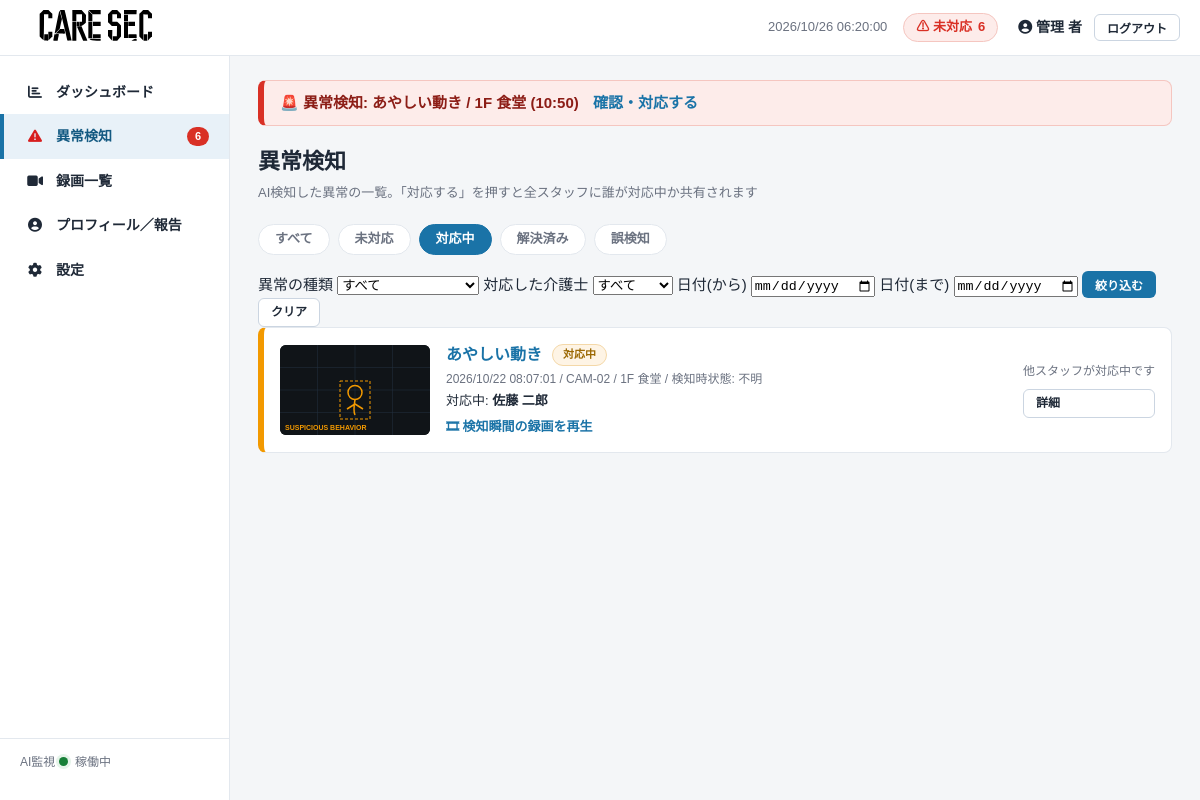
The page /alerts/?status=responding (signed in) on the database as committed earlier.
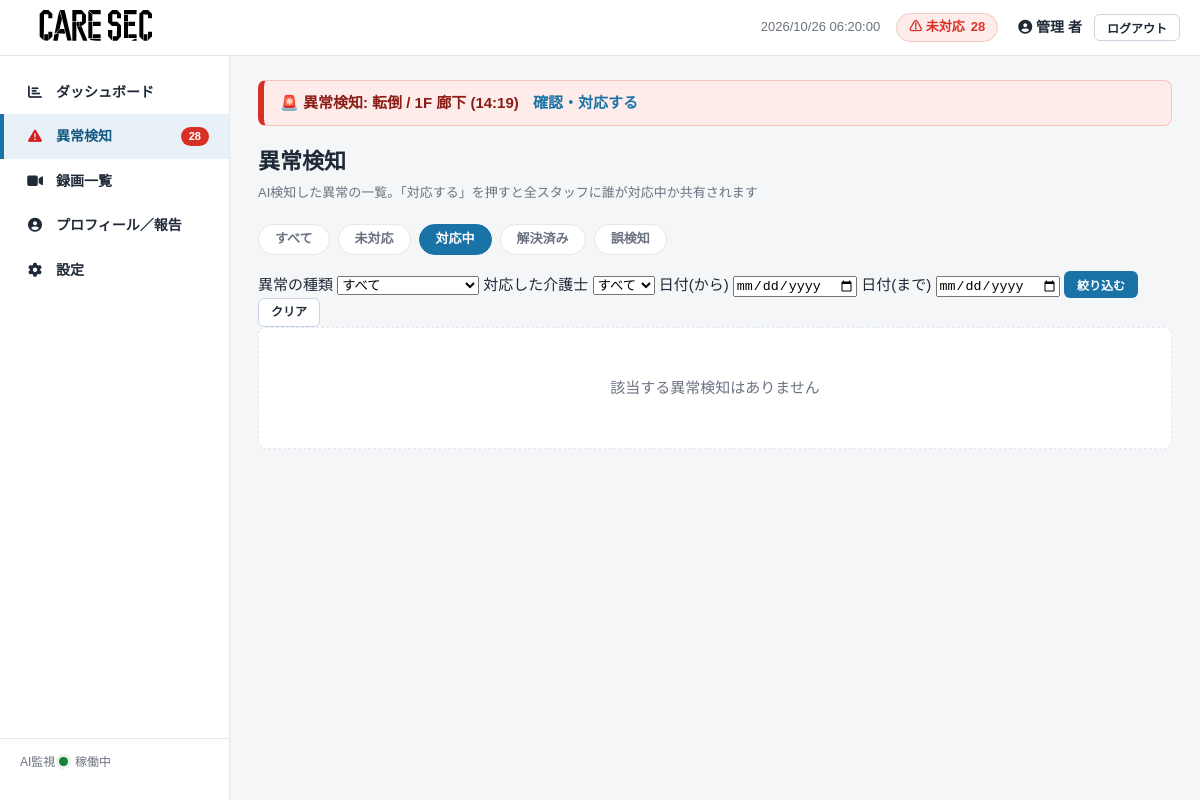
The same page on the database as committed later.
### core/models.py (models this page shows, shortened)
class Alert(models.Model):
    class Kind(models.TextChoices):
        FALL = "fall", "転倒"
        SUSPICIOUS = "suspicious", "あやしい動き"
        ZONE = "zone", "立ち入り禁止ゾーン"
    class Status(models.TextChoices):
        OPEN = "open", "未対応"
        RESPONDING = "responding", "対応中"
        RESOLVED = "resolved", "解決済み"
        FALSE_POSITIVE = "false_positive", "誤検知"
    kind = models.CharField("種類", max_length=16, choices=Kind.choices)
    status = models.CharField("状況", max_length=16, choices=Status.choices, default=Status.OPEN)
    camera = models.ForeignKey(Camera, verbose_name="カメラ", on_delete=models.CASCADE, related_name="alerts")
    occurred_at = models.DateTimeField("発生日時")
    confidence = models.FloatField("AI信頼度", null=True, blank=True, help_text="0.0〜1.0")
    detected_state = models.CharField(
        "検知時の人物状態", max_length=16,
        choices=PersonState.choices, default=PersonState.UNKNOWN,
    )
    created_at = models.DateTimeField("アラート発生時刻", default=timezone.now)
    responded_at = models.DateTimeField("対応開始時刻", null=True, blank=True)
    resolved_at = models.DateTimeField("対応完了時刻", null=True, blank=True)
    is_false_positive = models.BooleanField("誤検知", default=False)
    thumbnail_url = models.TextField("サムネイルURL", blank=True)
    responder = models.ForeignKey(
        User, verbose_name="対応者",
        null=True, blank=True, on_delete=models.SET_NULL, related_name="responding_alerts",
    )
    class Meta:
        verbose_name = "異常検知"
        verbose_name_plural = "異常検知"
        ordering = ["-occurred_at"]
        default_permissions = ()
    @property
    def kind_label(self):
        return self.get_kind_display()
    @property
    def status_label(self):
        return self.get_status_display()
    @property
    def camera_name(self):
        return self.camera.name
    @property
    def location(self):
        return self.camera.location
    @property
    def recording_id(self):
        try:
            return self.recording.id
        except Recording.DoesNotExist:
            return None
    @property
    def confidence_percent(self):
        return int(round(self.confidence * 100)) if self.confidence is not None else None

class Camera(models.Model):
    name = models.CharField("カメラ名", max_length=64)
    location = models.CharField("設置場所", max_length=128)
    stream_url = models.TextField("ストリームURL", blank=True)
    is_online = models.BooleanField("online", default=True)
    class Meta:
        verbose_name = "カメラ"
        verbose_name_plural = "カメラ"
        default_permissions = ()

class User(AbstractBaseUser):
    username = models.CharField("ユーザー名", max_length=150, unique=True)
    first_name = models.CharField("名", max_length=50, blank=True)
    last_name = models.CharField("姓", max_length=50, blank=True)
    email = models.EmailField("メールアドレス", blank=True)
    is_active = models.BooleanField("有効", default=True)
    is_admin = models.BooleanField("管理画面を利用できる", default=False)
    date_joined = models.DateTimeField("登録日", default=timezone.now)
    objects = UserManager()
    USERNAME_FIELD = "username"
    REQUIRED_FIELDS = []
    class Meta:
        verbose_name = "介護士"
        verbose_name_plural = "介護士"
        default_permissions = ()  # 権限レコードを作らない
    def get_full_name(self):
        return f"{self.last_name} {self.first_name}".strip()

### core/views.py (the view)
# urls.py: path("alerts/", views.alert_list, name="alert_list"),
@login_required
def alert_list(request):
    from core.models import User
    current_status = request.GET.get("status", "")
    current_kind = request.GET.get("kind", "")
    current_responder = request.GET.get("responder", "")
    date_from = request.GET.get("date_from", "")
    date_to = request.GET.get("date_to", "")
    alerts = Alert.objects.select_related("camera", "responder")
    if current_status in Alert.Status.values:
        alerts = alerts.filter(status=current_status)
    if current_kind in Alert.Kind.values:
        alerts = alerts.filter(kind=current_kind)
    if current_responder.isdigit():
        alerts = alerts.filter(responder_id=int(current_responder))
    for value, lookup in ((date_from, "occurred_at__date__gte"), (date_to, "occurred_at__date__lte")):
        if value:
            try:
                day = datetime.strptime(value, "%Y-%m-%d").date()
                alerts = alerts.filter(**{lookup: day})
            except ValueError:
                pass
    return render(request, "alerts/list.html", {
        "alerts": alerts,
        "current_status": current_status,
        "current_kind": current_kind,
        "current_responder": current_responder,
        "date_from": date_from,
        "date_to": date_to,
        "kinds": Alert.Kind.choices,
        "responder_choices": User.objects.filter(responding_alerts__isnull=False).distinct(),
    })

### core/auth.py (called while the page is built)
    def get_user(self, user_id):
        User = get_user_model()
        try:
            return User.objects.get(pk=user_id)
        except User.DoesNotExist:
            return None

### core/context_processors.py (called while the page is built)
def alert_globals(request):
    if not request.user.is_authenticated:
        return {}
    open_alerts = Alert.objects.filter(status=Alert.Status.OPEN)
    return {
        "open_alert_count": open_alerts.count(),
        "latest_open_alert": open_alerts.order_by("-occurred_at").first(),
    }

### templates/alerts/list.html (shortened to what this page needs)
{% extends "base.html" %}
{% block content %}
<div class="page-header">
  <h1>異常検知</h1>
  <p class="page-header__sub">AI検知した異常の一覧。「対応する」を押すと全スタッフに誰が対応中か共有されます</p>
</div>
<div class="filter-bar">
  <a href="{% url 'alert_list' %}" class="filter-chip{% if current_status == '' %} is-selected{% endif %}">すべて</a>
  <a href="?status=open" class="filter-chip{% if current_status == 'open' %} is-selected{% endif %}">未対応</a>
  <a href="?status=responding" class="filter-chip{% if current_status == 'responding' %} is-selected{% endif %}">対応中</a>
  <a href="?status=resolved" class="filter-chip{% if current_status == 'resolved' %} is-selected{% endif %}">解決済み</a>
  <a href="?status=false_positive" class="filter-chip{% if current_status == 'false_positive' %} is-selected{% endif %}">誤検知</a>
</div>
<form method="get" class="filter-form">
  <label>異常の種類
    <select name="kind">
      <option value="">すべて</option>
    </select>
  </label>
  <label>対応した介護士
    <select name="responder">
      <option value="">すべて</option>
    </select>
  </label>
  <label>日付(から)
    <input type="date" name="date_from" value="{{ date_from }}">
  </label>
  <label>日付(まで)
    <input type="date" name="date_to" value="{{ date_to }}">
  </label>
  <button type="submit" class="btn btn--primary btn--sm">絞り込む</button>
  <a href="{% url 'alert_list' %}" class="btn btn--ghost btn--sm">クリア</a>
</form>
<div class="alert-list">
  {% for alert in alerts %}
  <article class="alert-card alert-card--{{ alert.status }}" id="alert-{{ alert.id }}" data-alert-id="{{ alert.id }}">
    <div class="alert-card__thumb">
      {% if alert.thumbnail_url %}
        <img src="{{ alert.thumbnail_url }}" alt="{{ alert.kind_label }} 検知時サムネイル">
      {% else %}
        <div class="alert-card__thumb-placeholder">🚨</div>
      {% endif %}
    </div>
    <div class="alert-card__body">
      <div class="alert-card__head">
        <h2><a href="{% url 'alert_detail' alert.id %}">{{ alert.kind_label }}</a></h2>
        <span class="chip chip--{{ alert.status }}" data-alert-status="{{ alert.id }}">{{ alert.status_label }}</span>
      </div>
      <p class="alert-card__meta">
        {{ alert.occurred_at|date:"Y/m/d H:i:s" }} / {{ alert.camera_name }} / {{ alert.location }}
        / 検知時状態: {{ alert.get_detected_state_display }}
      </p>
      <p class="alert-card__responder" data-alert-responder="{{ alert.id }}">
        {% if alert.responder %}
          {% if alert.status == 'resolved' %}対応者:{% else %}対応中:{% endif %} <strong>{{ alert.responder.get_full_name|default:alert.responder.username }}</strong>
        {% else %}
          対応者: 未割り当て
        {% endif %}
      </p>
      {% if alert.recording_id %}
        <a href="{% url 'recording_detail' alert.recording_id %}" class="link">🎞 検知瞬間の録画を再生</a>
      {% endif %}
    </div>
    <div class="alert-card__actions">
      {% if alert.status == 'open' %}
        <form method="post" action="{% url 'alert_respond' alert.id %}">
          {% csrf_token %}
          <button type="submit" class="btn btn--primary">対応する</button>
        </form>
      {% elif alert.status == 'responding' and alert.responder == user %}
        <form method="post" action="{% url 'alert_resolve' alert.id %}">
          {% csrf_token %}
          <button type="submit" class="btn btn--success">解決・報告を入力</button>
        </form>
      {% elif alert.status == 'responding' %}
        <span class="alert-card__locked">他スタッフが対応中です</span>
      {% elif alert.status == 'false_positive' %}
        <span class="alert-card__resolved-note">⚠ 解決済み(誤検知)</span>
      {% else %}
        <span class="alert-card__resolved-note">✔ 解決済み・報告入力済</span>
      {% endif %}
      <a href="{% url 'alert_detail' alert.id %}" class="btn btn--ghost btn--sm">詳細</a>
    </div>
  </article>
  {% empty %}
  <div class="empty">該当する異常検知はありません</div>
  {% endfor %}
</div>
{% endblock %}

### templates/base.html (shortened to what this page needs)
{% load static %}<!DOCTYPE html>
<html lang="ja">
<head>
<link rel="stylesheet" href="https://cdnjs.cloudflare.com/ajax/libs/font-awesome/6.4.0/css/all.min.css">
<link rel="stylesheet" href="{% static 'css/style.css' %}">
</head>
{% url 'api_alerts' as api_alerts_url %}
<body data-alerts-api="{{ api_alerts_url|default:'' }}">
<div class="layout">
  <header class="topbar">
    <div class="topbar__brand">
      <img src="{% static 'img/image1.svg' %}" alt="アイコン" style="width: 10em; height: auto;">
    </div>
    <div class="topbar__info">
      <span id="clock" class="topbar__clock">----/--/-- --:--:--</span>
      <a href="{% url 'alert_list' %}" class="topbar__alert-badge" title="未対応の異常一覧へ">
        ⚠ 未対応 <span id="alert-badge-count">{{ open_alert_count|default:0 }}</span>
      </a>
    </div>
    <div class="topbar__user">
      {% if user.is_authenticated %}
        <a class="topbar__username" href="{% url 'profile' %}"><i class="fa-solid fa-circle-user"></i> {{ user.get_full_name|default:user.username }}</a>
        <form method="post" action="{% url 'logout' %}" class="inline-form">
          <button type="submit" class="btn btn--ghost btn--sm">ログアウト</button>
        </form>
      {% else %}
        <a class="btn btn--primary btn--sm" href="{% url 'login' %}">ログイン</a>
      {% endif %}
    </div>
  </header>
  <nav class="sidebar" id="sidebar" aria-label="メインメニュー">
    <ul class="menu">
      <li class="menu__item{% if request.resolver_match.url_name == 'dashboard' %} is-active{% endif %}">
        <a href="{% url 'dashboard' %}"><span class="menu__icon"></span>ダッシュボード</a>
      </li>
      <li class="menu__item{% if request.resolver_match.url_name == 'alert_list' %} is-active{% endif %}">
        <a href="{% url 'alert_list' %}"><span class="menu__icon"><i class="fa-solid fa-triangle-exclamation" style="color: rgb(215, 30, 30);"></i></span>異常検知
          <span class="menu__badge" id="sidebar-alert-count"{% if not open_alert_count %} hidden{% endif %}>{{ open_alert_count|default:0 }}</span>
        </a>
      </li>
      <li class="menu__item{% if request.resolver_match.url_name == 'recording_list' %} is-active{% endif %}">
        <a href="{% url 'recording_list' %}"><span class="menu__icon"><i class="fa-solid fa-video"></i></span>録画一覧</a>
      </li>
      <li class="menu__item{% if request.resolver_match.url_name == 'profile' %} is-active{% endif %}">
        <a href="{% url 'profile' %}"><span class="menu__icon"><i class="fa-solid fa-circle-user"></i></span>プロフィール／報告</a>
      </li>
      <li class="menu__item{% if request.resolver_match.url_name == 'settings' %} is-active{% endif %}">
        <a href="{% url 'settings' %}"><span class="menu__icon"><i class="fa-solid fa-gear"></i></span>設定</a>
      </li>
    </ul>
    <div class="sidebar__footer">
      AI監視 <span class="status-dot status-dot--on"></span> 稼働中
    </div>
  </nav>
  <main class="main">
    {% if latest_open_alert %}
      <div class="global-alert-banner" role="alert">
        🚨 異常検知: {{ latest_open_alert.kind_label }} / {{ latest_open_alert.location }}
        ({{ latest_open_alert.occurred_at|date:"H:i" }})
        <a href="{% url 'alert_list' %}">確認・対応する</a>
      </div>
    {% endif %}
    {% block content %}{% endblock %}
  </main>
</div>
</body>
</html>

Rows that differ between the two databases and show on the page:
removed Alert: kind_label "あやしい動き", location "1F 食堂", occurred_at "10:50"
removed Alert: thumbnail_url (picture), kind_label "あやしい動き", status_label "対応中", occurred_at "2026/10/22 08:07:01", camera_name "CAM-02", location "1F 食堂", detected_state "不明", shows "対応中:", responder.get_full_name "佐藤 二郎", shows "🎞 検知瞬間の録画を再生", shows "他スタッフが対応中です"
added Alert: kind_label "転倒", location "1F 廊下", occurred_at "14:19"
Other text that changed with them:
{{ open_alert_count|default:0 }}: "6" → "28"
text now shown: "該当する異常検知はありません"
